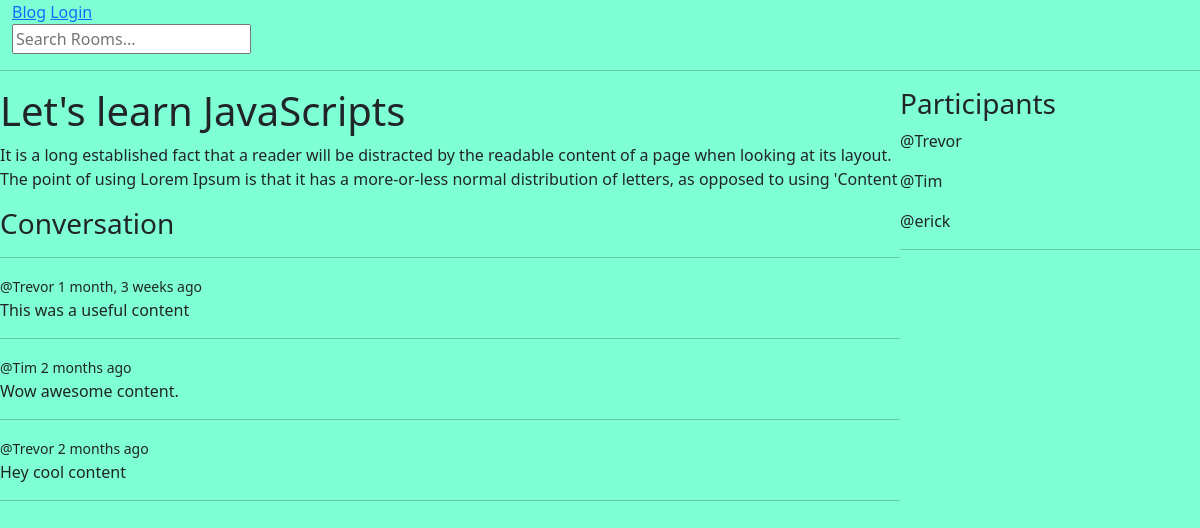
The page /room/1/ on the database its author committed.
### blogapp/models.py (models this page shows, shortened)
class Room(models.Model):
    host = models.ForeignKey(User, on_delete=models.SET_NULL,null=True)
    topic = models.ForeignKey(Topic, on_delete=models.SET_NULL,null=True)
    name = models.CharField(max_length=200)
    description = models.TextField(null=True, blank=True)
    participants = models.ManyToManyField(User, related_name='participants', blank=True)
    updated = models.DateTimeField(auto_now=True)
    created = models.DateTimeField(auto_now_add=True)
    class Meta:
        ordering = ['-updated','-created']

class Message(models.Model):
    user = models.ForeignKey(User, on_delete=models.CASCADE)
    room = models.ForeignKey(Room, on_delete=models.CASCADE)
    body = models.TextField()
    updated = models.DateTimeField(auto_now=True)
    created = models.DateTimeField(auto_now_add=True)
    class Meta:
        ordering = ['-updated','-created']

### blogapp/views.py (the view, shortened to what this page needs)
# urls.py: path('room/<str:pk>/', views.room, name='room'),
def room(request,pk):
    room = Room.objects.get(id=pk)
    room_messages = room.message_set.all()
    participants = room.participants.all()
    context = {'room':room,'room_messages':room_messages, 'participants':participants}
    return render(request,'room.html',context)

### templates/room.html (shortened to what this page needs)
<!doctype html>
<html lang="en">
<head>
</head>
<body>
{% extends 'base.html' %}
{% block content %}
<div class="room-container">
    <div>
        <h1>{{ room.name }}</h1>
        <p>{{ room.description }}</p>
        <div class="comment-wrapper">
                <h3>Conversation</h3>
                <hr>
            {% for message in room_messages %}
                <div>
                <small>@{{ message.user }}  {{ message.created | timesince }} ago</small>
                <p>{{ message.body }}</p>
                <hr>
                </div>
            {% endfor %}
        </div>
    </div>
    <div>
        <h3>Participants</h3>
        {% for participant in participants %}
            <div>
                <p>@{{ participant.username}}</p>
            </div>
        {% endfor %}
        <hr>
    </div>
</div>
{% endblock %}

### static/style/main.css (style rules this page uses)
body { background-color: aquamarine; }

### templates/room.html (style rules this page uses)
.room-container { display: grid; grid-template-columns: 3fr 1fr; }

### rows shown on the page
Room: name "Let's learn JavaScripts", description "It is a long established fact that a reader will be distracted by the readable content of a page when looking at its layout. The point of using Lorem Ipsum is that it has a more-or-less normal distribution of letters, as opposed to using 'Content"
Message: user "Trevor", created "1 month, 3 weeks", body "This was a useful content"
Message: user "Tim", created "2 months", body "Wow awesome content."
Message: user "Trevor", created "2 months", body "Hey cool content"

### other values the page prints
{{ participant.username }} "Trevor"
{{ participant.username }} "Tim"
{{ participant.username }} "erick"
